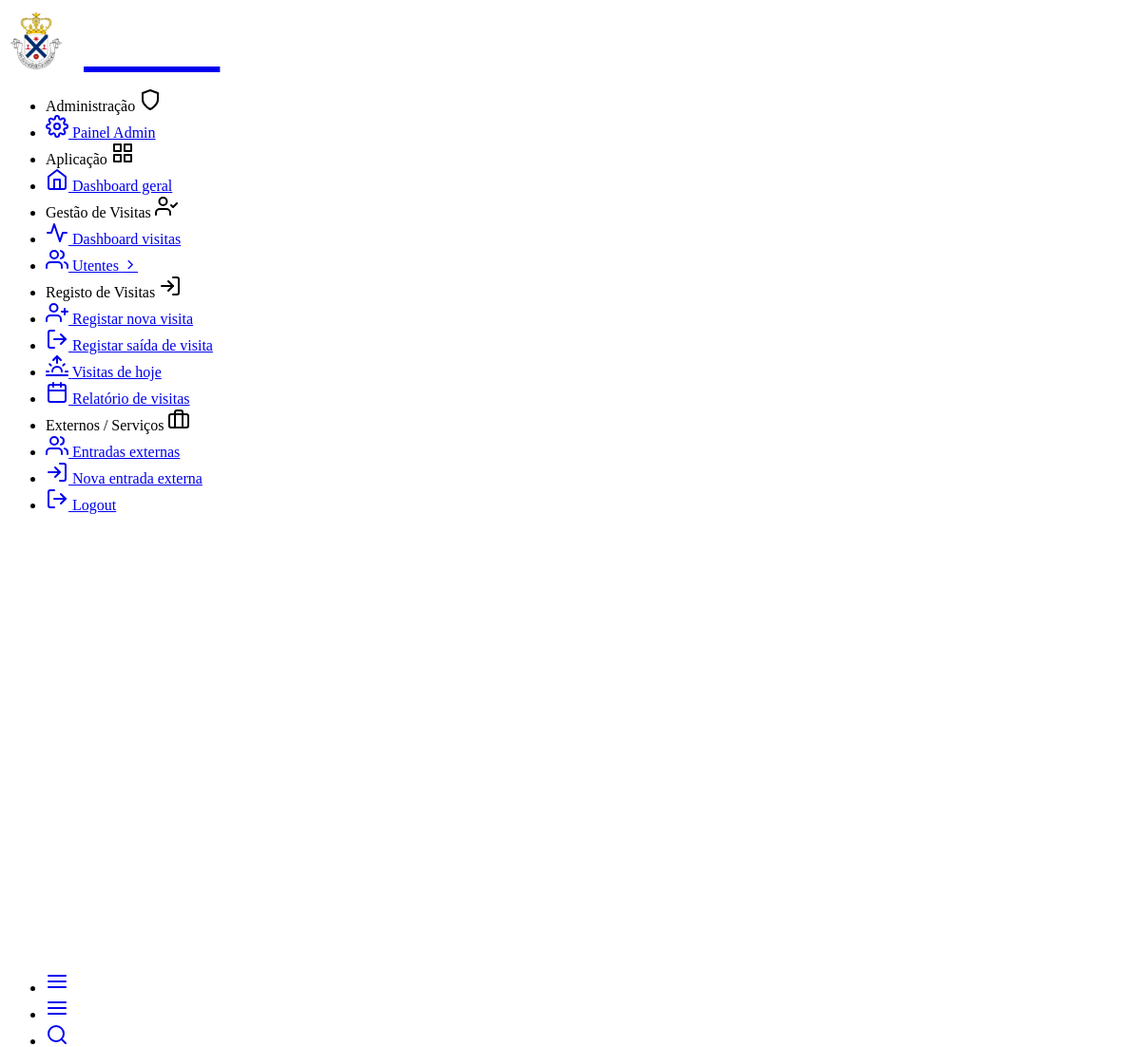
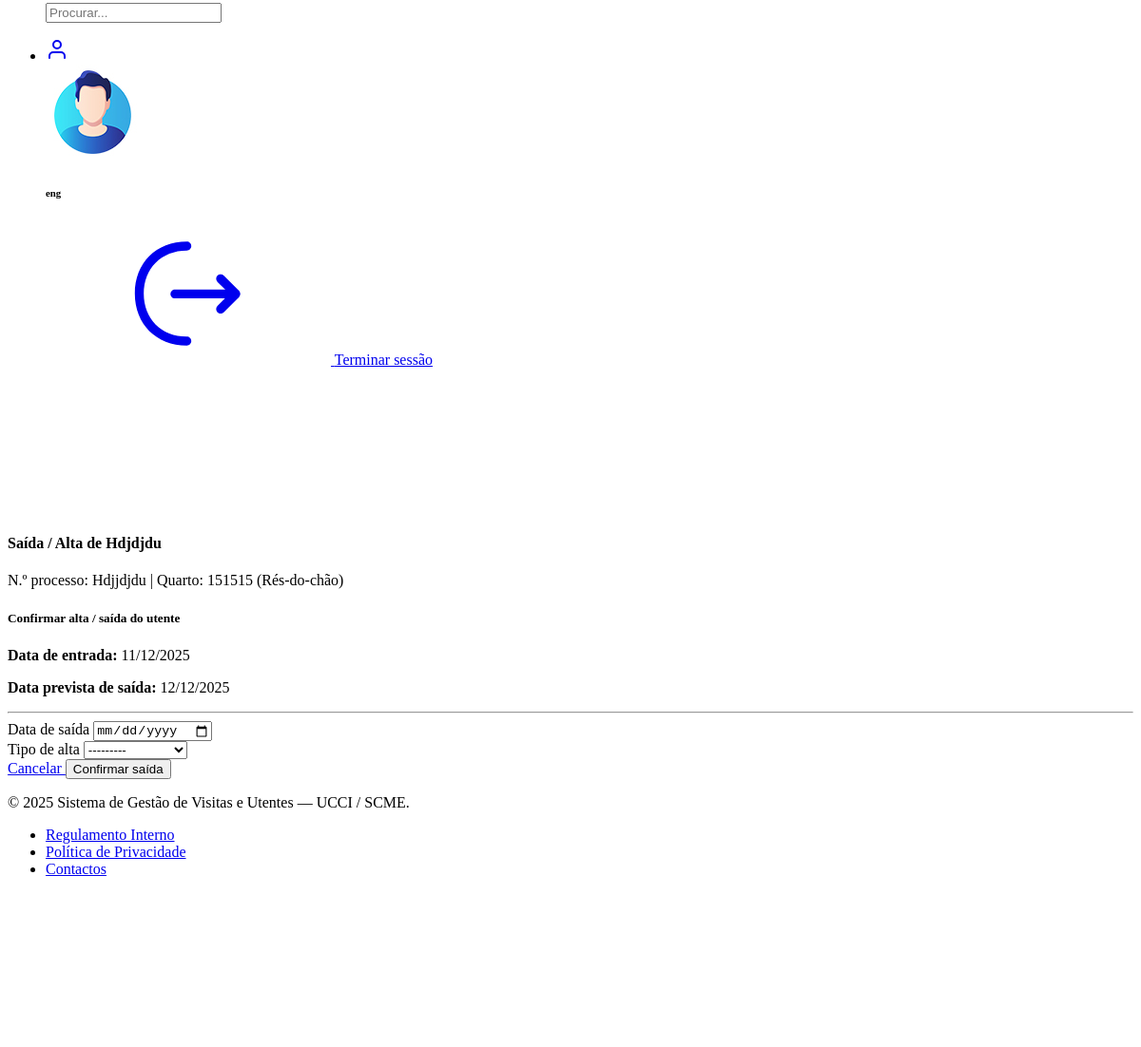
/visitas/utentes/7/saida/ (signed in), run on the app's committed database (2 pictures, top to bottom).
### visitas/models.py (models this page shows, shortened)
class Utente(models.Model):
    nome = models.CharField("Nome completo", max_length=200)
    data_nascimento = models.DateField("Data de nascimento", blank=True, null=True)
    numero_processo = models.CharField("N.º processo", max_length=50, unique=True)
    numero_utente_sns = models.CharField(
        "N.º Utente SNS", max_length=20, blank=True, null=True
    )
    genero = models.CharField(
        "Género", max_length=1, choices=Genero.choices, blank=True, null=True
    )
    tipo_internamento = models.CharField(
        "Tipo de internamento",
        max_length=15,
        choices=TipoInternamento.choices,
        blank=True,
        null=True,
    )
    quarto = models.ForeignKey(
        Quarto,
        on_delete=models.SET_NULL,
        blank=True,
        null=True,
        related_name="utentes",
        verbose_name="Quarto",
    )
    data_entrada = models.DateField("Data de entrada")
    data_prevista_saida = models.DateField("Data prevista de saída", blank=True, null=True)
    data_saida = models.DateField("Data de saída", blank=True, null=True)
    tipo_alta = models.CharField(
        "Tipo de alta",
        max_length=20,
        choices=TipoAlta.choices,
        blank=True,
        null=True,
    )
    transferido_para = models.CharField(
        "Transferido para",
        max_length=200,
        blank=True,
        null=True,
        help_text="Indicar local/unidade para onde foi transferido.",
    )
    observacoes = models.TextField("Observações", blank=True, null=True)
    visitas_restritas = models.BooleanField("Visitas restritas", default=False)
    alerta_visitas = models.TextField("Alerta para visitas", blank=True, null=True)
    registado_entrada_por = models.ForeignKey(
        User,
        on_delete=models.SET_NULL,
        blank=True,
        null=True,
        related_name="utentes_registados_entrada",
    )
    registado_saida_por = models.ForeignKey(
        User,
        on_delete=models.SET_NULL,
        blank=True,
        null=True,
        related_name="utentes_registados_saida",
    )
    criado_em = models.DateTimeField(auto_now_add=True)
    atualizado_em = models.DateTimeField(auto_now=True)
    class Meta:
        verbose_name = "Utente"
        verbose_name_plural = "Utentes"
        ordering = ["nome"]

class Quarto(models.Model):
    codigo = models.CharField("Código do quarto", max_length=10)
    piso = models.CharField("Piso", max_length=2, choices=Piso.choices)
    descricao = models.CharField("Descrição", max_length=100, blank=True, null=True)
    class Meta:
        verbose_name = "Quarto"
        verbose_name_plural = "Quartos"
        ordering = ["piso", "codigo"]
        unique_together = ("codigo", "piso")
    def __str__(self):
        return f"{self.codigo} ({self.get_piso_display()})"

### visitas/views.py (the view)
# urls.py: path("utentes/<int:pk>/saida/", views.saida_utente, name="saida_utente"),
@login_required
def saida_utente(request, pk):
    utente = get_object_or_404(Utente, pk=pk)
    if request.method == "POST":
        form = UtenteSaidaForm(request.POST, instance=utente)
        if form.is_valid():
            utente = form.save(commit=False)
            utente.registado_saida_por = request.user
            utente.save()
            return redirect("visitas:detalhe_utente", pk=utente.pk)
    else:
        form = UtenteSaidaForm(instance=utente)
    return render(request, "visitas/saida_utente.html", {
        "utente": utente,
        "form": form,
    })

### visitas/forms.py (shortened to what this page needs)
class UtenteSaidaForm(BaseStyledModelForm):
    class Meta:
        model = Utente
        fields = [
            "data_saida",
            "tipo_alta",
            "transferido_para",   # ← também aqui, mas só obrigatório se for transferência
        ]
        widgets = {
            "data_saida": DateInput(),
        }

### templates/visitas/saida_utente.html (shortened to what this page needs)
{% extends "layouts/base.html" %}
{% block content %}
<div class="pc-container">
  <div class="pc-content">
    <div class="page-header">
      <div class="page-block">
        <h4 class="page-title">
          Saída / Alta de <strong>{{ utente.nome }}</strong>
        </h4>
        <p class="text-muted mb-0">
          N.º processo: {{ utente.numero_processo }}
          {% if utente.quarto %} | Quarto: {{ utente.quarto }}{% endif %}
        </p>
      </div>
    </div>
    <div class="row">
      <div class="col-md-8 mx-auto">
        <div class="card">
          <div class="card-header">
            <h5 class="mb-0">Confirmar alta / saída do utente</h5>
          </div>
          <div class="card-body">
            <div class="mb-3">
              <p class="mb-1"><strong>Data de entrada:</strong> {{ utente.data_entrada|date:"d/m/Y" }}</p>
              {% if utente.data_prevista_saida %}
              <p class="mb-1">
                <strong>Data prevista de saída:</strong> {{ utente.data_prevista_saida|date:"d/m/Y" }}
              </p>
              {% endif %}
            </div>
            <hr>
            <form method="POST">
              <div class="mb-3">
                <label class="form-label">Data de saída</label>
                {{ form.data_saida }}
              </div>
              <div class="mb-3">
                <label class="form-label">Tipo de alta</label>
                {{ form.tipo_alta }}
              </div>
              <div class="mt-4 d-flex justify-content-between">
                <a href="{% url 'visitas:detalhe_utente' utente.pk %}" class="btn btn-secondary">
                  Cancelar
                </a>
                <button type="submit" class="btn btn-danger">Confirmar saída</button>
              </div>
            </form>
          </div>
        </div>
      </div>
    </div>
  </div>
</div>
{% endblock %}

### templates/includes/navigation.html (shortened to what this page needs)
{% load static %}
<header class="pc-header">
  <div class="header-wrapper">
    <div class="me-auto pc-mob-drp">
      <ul class="list-unstyled mb-0 d-flex align-items-center">
        <li class="pc-h-item pc-sidebar-collapse">
          <a href="#" class="pc-head-link ms-0" id="sidebar-hide">
            <i data-feather="menu"></i>
          </a>
        </li>
        <li class="pc-h-item pc-sidebar-popup">
          <a href="#" class="pc-head-link ms-0" id="mobile-collapse">
            <i data-feather="menu"></i>
          </a>
        </li>
        <li class="dropdown pc-h-item">
          <a
            class="pc-head-link dropdown-toggle arrow-none m-0 trig-drp-search"
            data-bs-toggle="dropdown"
            href="#"
            role="button"
            aria-haspopup="false"
            aria-expanded="false"
          >
            <i data-feather="search"></i>
          </a>
          <div class="dropdown-menu pc-h-dropdown drp-search">
            <form class="px-3 py-2">
              <input
                type="search"
                class="form-control border-0 shadow-none"
                placeholder="Procurar..."
              />
            </form>
          </div>
        </li>
      </ul>
    </div>
    <div class="ms-auto">
      <ul class="list-unstyled mb-0 d-flex align-items-center">
        <li class="dropdown pc-h-item header-user-profile">
          <a
            class="pc-head-link dropdown-toggle arrow-none me-0"
            data-bs-toggle="dropdown"
            href="#"
            role="button"
            aria-haspopup="false"
            data-bs-auto-close="outside"
            aria-expanded="false"
          >
            <i data-feather="user"></i>
          </a>
          <div class="dropdown-menu dropdown-user-profile dropdown-menu-end pc-h-dropdown p-0 overflow-hidden">
            <div class="dropdown-header d-flex align-items-center justify-content-between bg-primary">
              <div class="d-flex my-2">
                <div class="flex-shrink-0">
                  <img
                    src="{% static 'assets/images/user/avatar-2.jpg' %}"
                    alt="user-image"
                    class="user-avtar wid-35"
                  />
                </div>
                <div class="flex-grow-1 ms-3">
                  {% if request.user.is_authenticated %}
                    <h6 class="text-white mb-1">
                      {{ request.user.get_full_name|default:request.user.username }}
                    </h6>
                  {% else %}
                    <h6 class="text-white mb-1">Utilizador não autenticado</h6>
                  {% endif %}
                </div>
              </div>
            </div>
            <div class="dropdown-body">
              <div
                class="profile-notification-scroll position-relative"
                style="max-height: calc(100vh - 225px)"
              >
                <div class="d-grid my-2 px-3 pb-3">
                  {% if request.user.is_authenticated %}
                    <a href="{% url 'logout' %}" class="btn btn-primary">
                      <svg class="pc-icon me-2">
                        <use xlink:href="#custom-logout-1-outline"></use>
                      </svg>
                      Terminar sessão
                    </a>
                  {% endif %}
                </div>
              </div>
            </div>
          </div>
        </li>
      </ul>
    </div>
  </div>
</header>

### data on the page
Utente: nome "Hdjdjdu", numero_processo "Hdjjdjdu", quarto "151515 (Rés-do-chão)", data_entrada "11/12/2025", data_prevista_saida "12/12/2025", tipo_alta "---------"

### other printed values
{{ request.user.get_full_name|default:request.user.username }} "eng"
{{ now|default:"2025" }} "2025"
